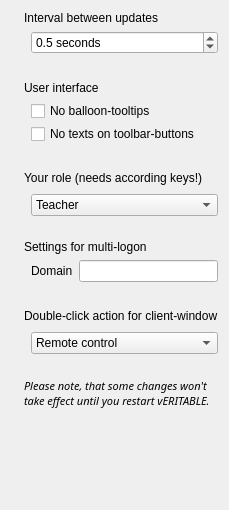
<?xml version="1.0" encoding="UTF-8"?>
<ui version="4.0">
 <class>Config</class>
 <widget class="QWidget" name="Config">
  <property name="geometry">
   <rect>
    <x>0</x>
    <y>0</y>
    <width>229</width>
    <height>510</height>
   </rect>
  </property>
  <layout class="QVBoxLayout" name="verticalLayout">
   <property name="spacing">
    <number>24</number>
   </property>
   <item>
    <layout class="QVBoxLayout">
     <property name="spacing">
      <number>6</number>
     </property>
     <property name="margin">
      <number>0</number>
     </property>
     <item>
      <layout class="QHBoxLayout">
       <property name="spacing">
        <number>6</number>
       </property>
       <property name="margin">
        <number>0</number>
       </property>
       <item>
        <widget class="QLabel" name="label_2">
         <property name="sizePolicy">
          <sizepolicy hsizetype="Fixed" vsizetype="Fixed">
           <horstretch>0</horstretch>
           <verstretch>0</verstretch>
          </sizepolicy>
         </property>
         <property name="text">
          <string/>
         </property>
         <property name="pixmap">
          <pixmap resource="../veritable.qrc">:/resources/clock.png</pixmap>
         </property>
        </widget>
       </item>
       <item>
        <widget class="QLabel" name="label">
         <property name="text">
          <string>Interval between updates</string>
         </property>
        </widget>
       </item>
      </layout>
     </item>
     <item>
      <layout class="QHBoxLayout">
       <property name="spacing">
        <number>6</number>
       </property>
       <property name="margin">
        <number>0</number>
       </property>
       <item>
        <spacer>
         <property name="orientation">
          <enum>Qt::Horizontal</enum>
         </property>
         <property name="sizeType">
          <enum>QSizePolicy::Fixed</enum>
         </property>
         <property name="sizeHint" stdset="0">
          <size>
           <width>20</width>
           <height>1</height>
          </size>
         </property>
        </spacer>
       </item>
       <item>
        <widget class="QDoubleSpinBox" name="updateIntervalSB">
         <property name="whatsThis">
          <string>&lt;html&gt;&lt;head&gt;&lt;meta name=&quot;qrichtext&quot; content=&quot;1&quot; /&gt;&lt;/head&gt;&lt;body style=&quot; white-space: pre-wrap; font-family:Sans Serif; font-size:9pt; font-weight:400; font-style:normal; text-decoration:none;&quot;&gt;&lt;p style=&quot; margin-top:0px; margin-bottom:0px; margin-left:0px; margin-right:0px; -qt-block-indent:0; text-indent:0px;&quot;&gt;Here you can set the interval between updates of clients. Higher values result in lower network-traffic and lower CPU-usage on this computer.&lt;/p&gt;&lt;/body&gt;&lt;/html&gt;</string>
         </property>
         <property name="suffix">
          <string> seconds</string>
         </property>
         <property name="decimals">
          <number>1</number>
         </property>
         <property name="minimum">
          <double>0.100000000000000</double>
         </property>
         <property name="maximum">
          <double>10.000000000000000</double>
         </property>
         <property name="singleStep">
          <double>0.500000000000000</double>
         </property>
         <property name="value">
          <double>0.500000000000000</double>
         </property>
        </widget>
       </item>
      </layout>
     </item>
    </layout>
   </item>
   <item>
    <layout class="QVBoxLayout">
     <property name="spacing">
      <number>3</number>
     </property>
     <property name="margin">
      <number>0</number>
     </property>
     <item>
      <layout class="QHBoxLayout">
       <property name="spacing">
        <number>6</number>
       </property>
       <property name="margin">
        <number>0</number>
       </property>
       <item>
        <widget class="QLabel" name="label_6">
         <property name="text">
          <string/>
         </property>
         <property name="pixmap">
          <pixmap resource="../veritable.qrc">:/resources/userinterface.png</pixmap>
         </property>
        </widget>
       </item>
       <item>
        <widget class="QLabel" name="label_5">
         <property name="text">
          <string>User interface</string>
         </property>
        </widget>
       </item>
       <item>
        <spacer>
         <property name="orientation">
          <enum>Qt::Horizontal</enum>
         </property>
         <property name="sizeHint" stdset="0">
          <size>
           <width>40</width>
           <height>20</height>
          </size>
         </property>
        </spacer>
       </item>
      </layout>
     </item>
     <item>
      <layout class="QHBoxLayout">
       <property name="spacing">
        <number>6</number>
       </property>
       <property name="margin">
        <number>0</number>
       </property>
       <item>
        <spacer>
         <property name="orientation">
          <enum>Qt::Horizontal</enum>
         </property>
         <property name="sizeType">
          <enum>QSizePolicy::Fixed</enum>
         </property>
         <property name="sizeHint" stdset="0">
          <size>
           <width>20</width>
           <height>1</height>
          </size>
         </property>
        </spacer>
       </item>
       <item>
        <widget class="QCheckBox" name="balloonToolTips">
         <property name="toolTip">
          <string>&lt;html&gt;&lt;head&gt;&lt;meta name=&quot;qrichtext&quot; content=&quot;1&quot; /&gt;&lt;/head&gt;&lt;body style=&quot; white-space: pre-wrap; font-family:Sans Serif; font-size:9pt; font-weight:400; font-style:normal; text-decoration:none;&quot;&gt;&lt;p style=&quot; margin-top:0px; margin-bottom:0px; margin-left:0px; margin-right:0px; -qt-block-indent:0; text-indent:0px;&quot;&gt;Do not show balloon-tooltips for toolbar-buttons&lt;/p&gt;&lt;/body&gt;&lt;/html&gt;</string>
         </property>
         <property name="whatsThis">
          <string>&lt;html&gt;&lt;head&gt;&lt;meta name=&quot;qrichtext&quot; content=&quot;1&quot; /&gt;&lt;/head&gt;&lt;body style=&quot; white-space: pre-wrap; font-family:Sans Serif; font-size:9pt; font-weight:400; font-style:normal; text-decoration:none;&quot;&gt;&lt;p style=&quot; margin-top:0px; margin-bottom:0px; margin-left:0px; margin-right:0px; -qt-block-indent:0; text-indent:0px;&quot;&gt;Check this option if you're annoyed by the balloon-tooltips appearing when moving mouse-cursor over toolbar-buttons.&lt;/p&gt;&lt;/body&gt;&lt;/html&gt;</string>
         </property>
         <property name="text">
          <string>No balloon-tooltips</string>
         </property>
        </widget>
       </item>
      </layout>
     </item>
     <item>
      <layout class="QHBoxLayout">
       <property name="spacing">
        <number>6</number>
       </property>
       <property name="margin">
        <number>0</number>
       </property>
       <item>
        <spacer>
         <property name="orientation">
          <enum>Qt::Horizontal</enum>
         </property>
         <property name="sizeType">
          <enum>QSizePolicy::Fixed</enum>
         </property>
         <property name="sizeHint" stdset="0">
          <size>
           <width>20</width>
           <height>1</height>
          </size>
         </property>
        </spacer>
       </item>
       <item>
        <widget class="QCheckBox" name="iconOnlyToolButtons">
         <property name="toolTip">
          <string>&lt;html&gt;&lt;head&gt;&lt;meta name=&quot;qrichtext&quot; content=&quot;1&quot; /&gt;&lt;/head&gt;&lt;body style=&quot; white-space: pre-wrap; font-family:Sans Serif; font-size:9pt; font-weight:400; font-style:normal; text-decoration:none;&quot;&gt;&lt;p style=&quot; margin-top:0px; margin-bottom:0px; margin-left:0px; margin-right:0px; -qt-block-indent:0; text-indent:0px;&quot;&gt;Do not show texts on toolbar-buttons&lt;/p&gt;&lt;/body&gt;&lt;/html&gt;</string>
         </property>
         <property name="text">
          <string>No texts on toolbar-buttons</string>
         </property>
        </widget>
       </item>
      </layout>
     </item>
    </layout>
   </item>
   <item>
    <layout class="QVBoxLayout">
     <property name="spacing">
      <number>6</number>
     </property>
     <property name="margin">
      <number>0</number>
     </property>
     <item>
      <layout class="QHBoxLayout">
       <property name="spacing">
        <number>6</number>
       </property>
       <property name="margin">
        <number>0</number>
       </property>
       <item>
        <widget class="QLabel" name="label_12">
         <property name="pixmap">
          <pixmap resource="../../lib/VeritableCore.qrc">:/resources/authors.png</pixmap>
         </property>
        </widget>
       </item>
       <item>
        <widget class="QLabel" name="label_13">
         <property name="text">
          <string>Your role (needs according keys!)</string>
         </property>
        </widget>
       </item>
       <item>
        <spacer>
         <property name="orientation">
          <enum>Qt::Horizontal</enum>
         </property>
         <property name="sizeHint" stdset="0">
          <size>
           <width>10</width>
           <height>20</height>
          </size>
         </property>
        </spacer>
       </item>
      </layout>
     </item>
     <item>
      <layout class="QHBoxLayout">
       <property name="spacing">
        <number>6</number>
       </property>
       <property name="margin">
        <number>0</number>
       </property>
       <item>
        <spacer>
         <property name="orientation">
          <enum>Qt::Horizontal</enum>
         </property>
         <property name="sizeType">
          <enum>QSizePolicy::Fixed</enum>
         </property>
         <property name="sizeHint" stdset="0">
          <size>
           <width>20</width>
           <height>1</height>
          </size>
         </property>
        </spacer>
       </item>
       <item>
        <widget class="QComboBox" name="roleCB">
         <property name="whatsThis">
          <string>&lt;html&gt;&lt;head&gt;&lt;meta name=&quot;qrichtext&quot; content=&quot;1&quot; /&gt;&lt;style type=&quot;text/css&quot;&gt;
p, li { white-space: pre-wrap; }
&lt;/style&gt;&lt;/head&gt;&lt;body style=&quot; font-family:'Sans Serif'; font-size:9pt; font-weight:400; font-style:normal; text-decoration:none;&quot;&gt;
&lt;p style=&quot; margin-top:0px; margin-bottom:0px; margin-left:0px; margin-right:0px; -qt-block-indent:0; text-indent:0px;&quot;&gt;Here you can select your role. Only change this if you know what you're doing. Otherwise you won't be able to access any clients until you restore your old role.&lt;/p&gt;&lt;/body&gt;&lt;/html&gt;</string>
         </property>
         <item>
          <property name="text">
           <string>Teacher</string>
          </property>
         </item>
         <item>
          <property name="text">
           <string>Administrator</string>
          </property>
         </item>
         <item>
          <property name="text">
           <string>Supporter</string>
          </property>
         </item>
         <item>
          <property name="text">
           <string>Other</string>
          </property>
         </item>
        </widget>
       </item>
      </layout>
     </item>
    </layout>
   </item>
   <item>
    <layout class="QVBoxLayout">
     <property name="spacing">
      <number>6</number>
     </property>
     <property name="margin">
      <number>0</number>
     </property>
     <item>
      <layout class="QHBoxLayout">
       <property name="spacing">
        <number>6</number>
       </property>
       <property name="margin">
        <number>0</number>
       </property>
       <item>
        <widget class="QLabel" name="label_10">
         <property name="sizePolicy">
          <sizepolicy hsizetype="Fixed" vsizetype="Fixed">
           <horstretch>0</horstretch>
           <verstretch>0</verstretch>
          </sizepolicy>
         </property>
         <property name="pixmap">
          <pixmap resource="../veritable.qrc">:/resources/remotelogon_22.png</pixmap>
         </property>
        </widget>
       </item>
       <item>
        <widget class="QLabel" name="label_11">
         <property name="text">
          <string>Settings for multi-logon</string>
         </property>
        </widget>
       </item>
      </layout>
     </item>
     <item>
      <layout class="QHBoxLayout">
       <property name="spacing">
        <number>6</number>
       </property>
       <property name="margin">
        <number>0</number>
       </property>
       <item>
        <spacer>
         <property name="orientation">
          <enum>Qt::Horizontal</enum>
         </property>
         <property name="sizeType">
          <enum>QSizePolicy::Fixed</enum>
         </property>
         <property name="sizeHint" stdset="0">
          <size>
           <width>20</width>
           <height>1</height>
          </size>
         </property>
        </spacer>
       </item>
       <item>
        <widget class="QLabel" name="label_15">
         <property name="text">
          <string>Domain</string>
         </property>
        </widget>
       </item>
       <item>
        <widget class="QLineEdit" name="domainEdit"/>
       </item>
      </layout>
     </item>
    </layout>
   </item>
   <item>
    <layout class="QVBoxLayout">
     <property name="spacing">
      <number>6</number>
     </property>
     <property name="margin">
      <number>0</number>
     </property>
     <item>
      <layout class="QHBoxLayout">
       <property name="spacing">
        <number>6</number>
       </property>
       <property name="margin">
        <number>0</number>
       </property>
       <item>
        <widget class="QLabel" name="label_16">
         <property name="pixmap">
          <pixmap resource="../veritable.qrc">:/resources/thinclient.png</pixmap>
         </property>
        </widget>
       </item>
       <item>
        <widget class="QLabel" name="label_17">
         <property name="text">
          <string>Double-click action for client-window</string>
         </property>
        </widget>
       </item>
       <item>
        <spacer>
         <property name="orientation">
          <enum>Qt::Horizontal</enum>
         </property>
         <property name="sizeHint" stdset="0">
          <size>
           <width>10</width>
           <height>20</height>
          </size>
         </property>
        </spacer>
       </item>
      </layout>
     </item>
     <item>
      <layout class="QHBoxLayout">
       <property name="spacing">
        <number>6</number>
       </property>
       <property name="margin">
        <number>0</number>
       </property>
       <item>
        <spacer>
         <property name="orientation">
          <enum>Qt::Horizontal</enum>
         </property>
         <property name="sizeType">
          <enum>QSizePolicy::Fixed</enum>
         </property>
         <property name="sizeHint" stdset="0">
          <size>
           <width>20</width>
           <height>1</height>
          </size>
         </property>
        </spacer>
       </item>
       <item>
        <widget class="QComboBox" name="clientDoubleClickActionCB">
         <property name="whatsThis">
          <string>&lt;html&gt;&lt;head&gt;&lt;meta name=&quot;qrichtext&quot; content=&quot;1&quot; /&gt;&lt;style type=&quot;text/css&quot;&gt;
p, li { white-space: pre-wrap; }
&lt;/style&gt;&lt;/head&gt;&lt;body style=&quot; font-family:'Sans Serif'; font-size:9pt; font-weight:400; font-style:normal; text-decoration:none;&quot;&gt;
&lt;p style=&quot; margin-top:0px; margin-bottom:0px; margin-left:0px; margin-right:0px; -qt-block-indent:0; text-indent:0px;&quot;&gt;Here you can set what should happen if you double-click a client-window.&lt;/p&gt;&lt;/body&gt;&lt;/html&gt;</string>
         </property>
         <item>
          <property name="text">
           <string>Remote control</string>
          </property>
          <property name="icon">
           <iconset resource="../veritable.qrc">
            <normaloff>:/resources/remote_control.png</normaloff>:/resources/remote_control.png</iconset>
          </property>
         </item>
         <item>
          <property name="text">
           <string>View live in fullscreen</string>
          </property>
          <property name="icon">
           <iconset resource="../veritable.qrc">
            <normaloff>:/resources/viewmag.png</normaloff>:/resources/viewmag.png</iconset>
          </property>
         </item>
        </widget>
       </item>
      </layout>
     </item>
    </layout>
   </item>
   <item>
    <layout class="QHBoxLayout">
     <property name="spacing">
      <number>6</number>
     </property>
     <property name="margin">
      <number>0</number>
     </property>
     <item>
      <widget class="QLabel" name="label_8">
       <property name="sizePolicy">
        <sizepolicy hsizetype="Fixed" vsizetype="Fixed">
         <horstretch>0</horstretch>
         <verstretch>0</verstretch>
        </sizepolicy>
       </property>
       <property name="text">
        <string/>
       </property>
       <property name="pixmap">
        <pixmap resource="../veritable.qrc">:/resources/info_22.png</pixmap>
       </property>
      </widget>
     </item>
     <item>
      <widget class="QLabel" name="label_7">
       <property name="text">
        <string>&lt;html&gt;&lt;head&gt;&lt;meta name=&quot;qrichtext&quot; content=&quot;1&quot; /&gt;&lt;/head&gt;&lt;body style=&quot; white-space: pre-wrap; font-family:Sans Serif; font-size:9pt; font-weight:400; font-style:normal; text-decoration:none;&quot;&gt;&lt;p style=&quot; margin-top:0px; margin-bottom:0px; margin-left:0px; margin-right:0px; -qt-block-indent:0; text-indent:0px;&quot;&gt;&lt;span style=&quot; font-size:8pt; font-style:italic;&quot;&gt;Please note, that some changes won't take effect until you restart vERITABLE.&lt;/span&gt;&lt;/p&gt;&lt;/body&gt;&lt;/html&gt;</string>
       </property>
       <property name="wordWrap">
        <bool>true</bool>
       </property>
      </widget>
     </item>
    </layout>
   </item>
   <item>
    <spacer>
     <property name="orientation">
      <enum>Qt::Vertical</enum>
     </property>
     <property name="sizeHint" stdset="0">
      <size>
       <width>20</width>
       <height>40</height>
      </size>
     </property>
    </spacer>
   </item>
  </layout>
 </widget>
 <resources>
  <include location="../veritable.qrc"/>
  <include location="../../lib/VeritableCore.qrc"/>
  <include location="../../lib/VeritableCore.qrc"/>
  <include location="../veritable.qrc"/>
 </resources>
 <connections/>
</ui>
